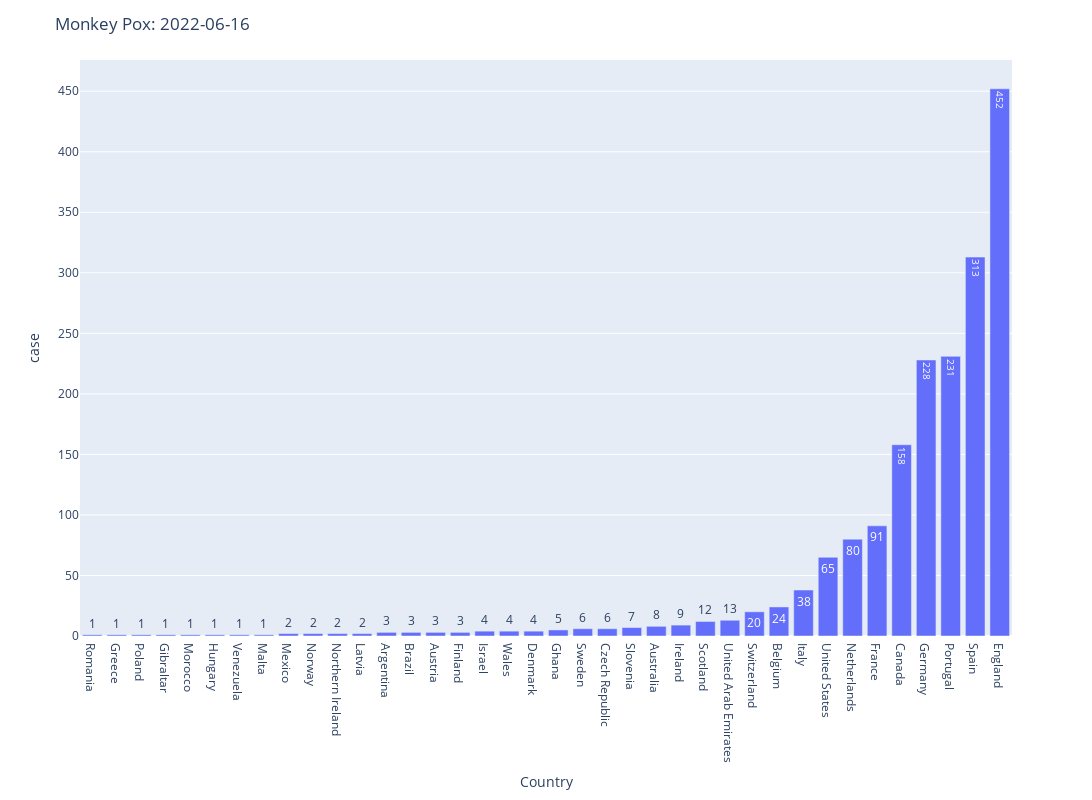

The cell this chart's notebook holds for it:
### Code cell
fig1 = px.bar(Total_case.sort_values('case', ascending=True), x='Country', y='case', text='case')

fig1.update_layout(
    width=1920,
    height=800,
    title_text=f'Monkey Pox: {date}'
)

fig1.show()

### Figure 1 — Plotly figure (JSON) as saved in the notebook; plotly's stock layout.template omitted (floating-point values rounded to 4 significant figures)
{"data": [{"alignmentgroup": "True", "hovertemplate": "Country=%{x}<br>case=%{text}<extra></extra>", "legendgroup": "", "marker": {"color": "#636efa", "pattern": {"shape": ""}}, "name": "", "offsetgroup": "", "orientation": "v", "showlegend": false, "text": [1, 1, 1, 1, 1, 1, 1, 1, 2, 2, 2, 2, 3, 3, 3, 3, 4, 4, 4, 5, 6, 6, 7, 8, 9, 12, 13, 20, 24, 38, 65, 80, 91, 158, 228, 231, 313, 452], "textposition": "auto", "type": "bar", "x": ["Romania", "Greece", "Poland", "Gibraltar", "Morocco", "Hungary", "Venezuela", "Malta", "Mexico", "Norway", "Northern Ireland", "Latvia", "Argentina", "Brazil", "Austria", "Finland", "Israel", "Wales", "Denmark", "Ghana", "Sweden", "Czech Republic", "Slovenia", "Australia", "Ireland", "Scotland", "United Arab Emirates", "Switzerland", "Belgium", "Italy", "United States", "Netherlands", "France", "Canada", "Germany", "Portugal", "Spain", "England"], "xaxis": "x", "y": [1, 1, 1, 1, 1, 1, 1, 1, 2, 2, 2, 2, 3, 3, 3, 3, 4, 4, 4, 5, 6, 6, 7, 8, 9, 12, 13, 20, 24, 38, 65, 80, 91, 158, 228, 231, 313, 452], "yaxis": "y"}], "layout": {"barmode": "relative", "height": 800, "legend": {"tracegroupgap": 0}, "margin": {"t": 60}, "title": {"text": "Monkey Pox: 2022-06-16"}, "width": 1920, "xaxis": {"anchor": "y", "domain": [0, 1], "title": {"text": "Country"}}, "yaxis": {"anchor": "x", "domain": [0, 1], "title": {"text": "case"}}}}
